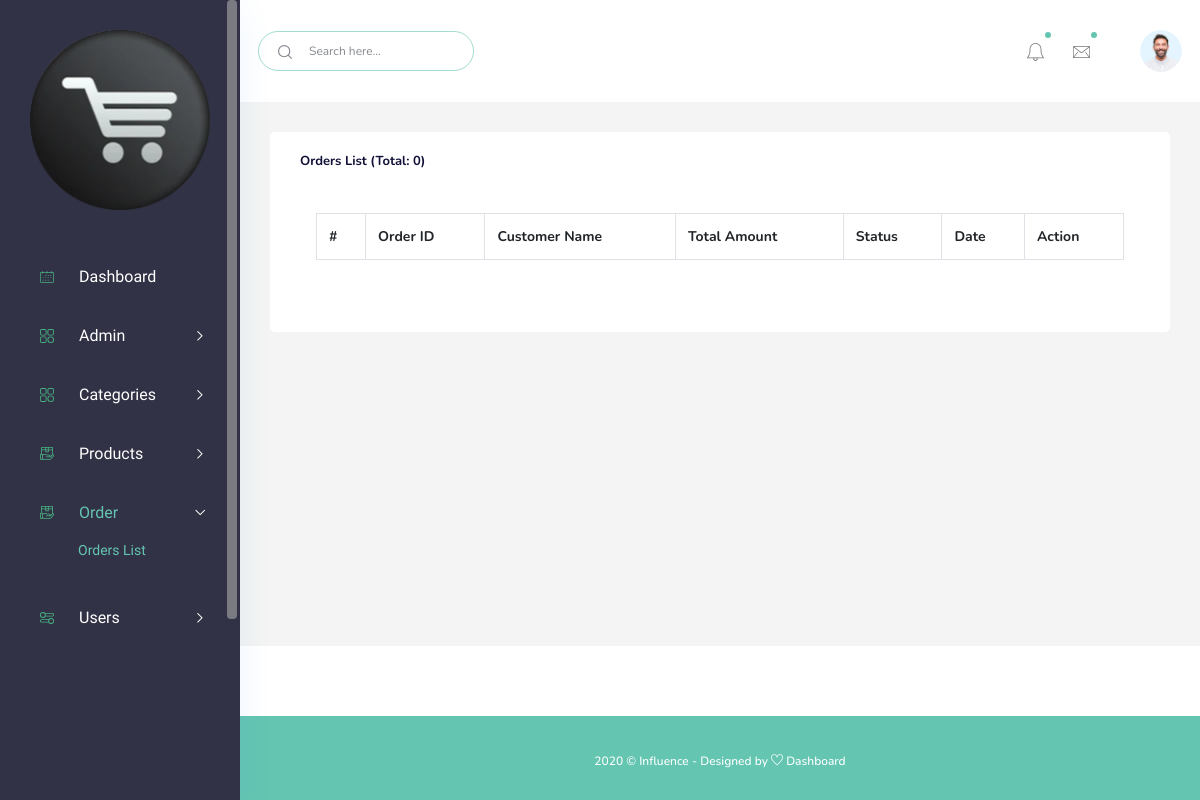
/admin/orders.php (signed in), run on an earlier commit of the app's database.
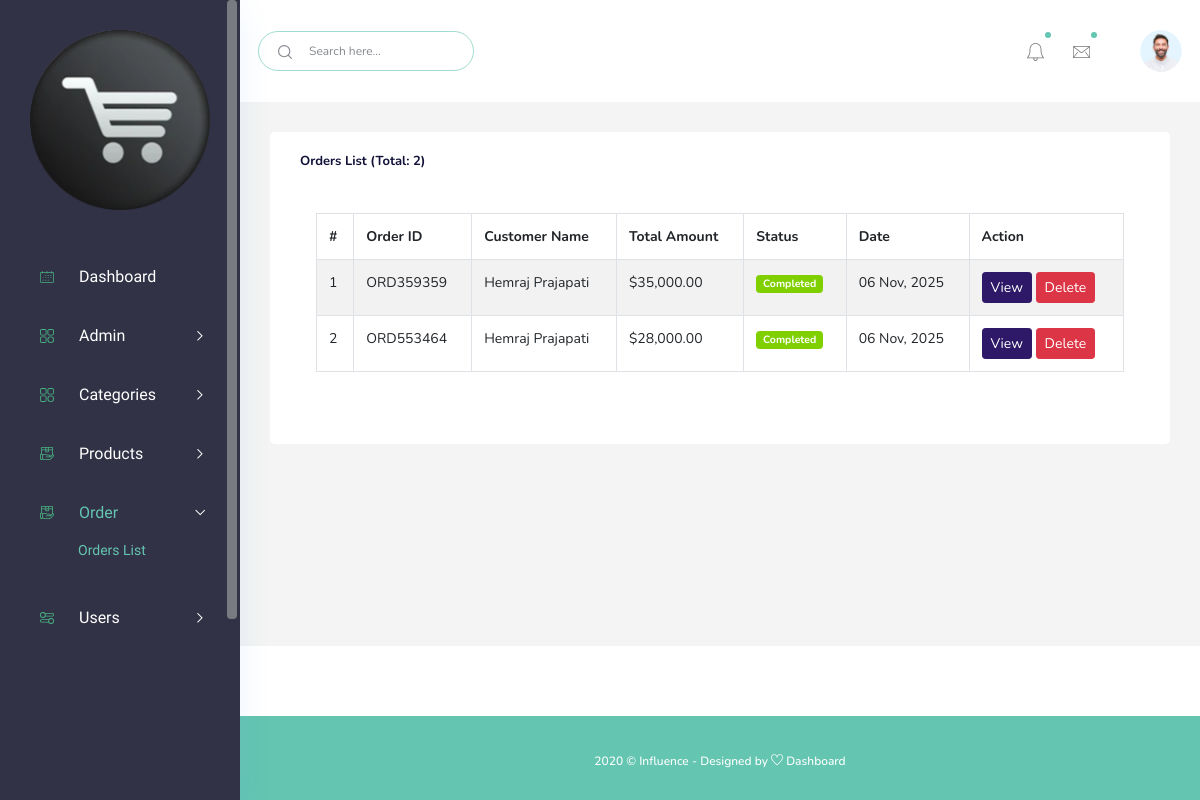
And on a later commit of the database.
### tables this page shows
CREATE TABLE `ec_orders` (
  `id` int(11) NOT NULL,
  `order_id` varchar(30) NOT NULL,
  `user_id` varchar(20) NOT NULL,
  `customer_name` varchar(255) DEFAULT NULL,
  `total_amount` decimal(10,2) DEFAULT 0.00,
  `status` tinyint(1) DEFAULT 0,
  `created_at` timestamp NOT NULL DEFAULT current_timestamp()
);

### admin/orders.php (the view, shortened to what this page needs)
<?php
include("include/header.php");
if(empty($_SESSION['admin_username'])){
    echo "<script>window.location.href = 'login.php';</script>";
    exit();
} else {
    $items_per_page = 4;
    $page = isset($_GET['page']) ? (int)$_GET['page'] : 1;
    $page = max(1, $page);
    $offset = ($page - 1) * $items_per_page;
    $total_query = mysqli_query($connect, "SELECT COUNT(*) as total FROM ec_orders");
    $total_row = mysqli_fetch_assoc($total_query);
    $total_items = $total_row['total'];
    $orders_query = mysqli_query($connect, "SELECT o.order_id, o.customer_name, o.total_amount, o.status, o.created_at
                                           FROM ec_orders o
                                           ORDER BY o.created_at DESC
                                           LIMIT $items_per_page OFFSET $offset");
?>
<div class="main_content_iner">
    <div class="container-fluid p-0 sm_padding_15px">
        <div class="row justify-content-center">
            <div class="col-lg-12">
                <div class="white_card card_height_100 mb_30">
                    <div class="white_card_header">
                        <div class="box_header m-0">
                            <div class="main-title">
                                <h3 class="m-0">Orders List (Total: <?php echo $total_items; ?>)</h3>
                            </div>
                        </div>
                    </div>
                    <div class="white_card_body">
                        <div class="card-body">
                            <table class="table table-bordered table-striped" id="orders_table">
                                <thead>
                                    <tr>
                                        <th>#</th>
                                        <th>Order ID</th>
                                        <th>Customer Name</th>
                                        <th>Total Amount</th>
                                        <th>Status</th>
                                        <th>Date</th>
                                        <th>Action</th>
                                    </tr>
                                </thead>
                                <tbody>
                                    <?php
                                    $count = 1;
                                    while($order = mysqli_fetch_assoc($orders_query)){ ?>
                                    <tr>
                                        <td><?php echo $count++; ?></td>
                                        <td><?php echo $order['order_id']; ?></td>
                                        <td><?php echo ucwords($order['customer_name']); ?></td>
                                        <td>$<?php echo number_format($order['total_amount'], 2); ?></td>
                                        <td>
                                            <?php
                                                if($order['status'] == 1) echo '<span class="badge bg-success">Completed</span>';
                                                else if($order['status'] == 0) echo '<span class="badge bg-warning">Pending</span>';
                                                else echo '<span class="badge bg-danger">Cancelled</span>';
                                            ?>
                                        </td>
                                        <td><?php echo date("d M, Y", strtotime($order['created_at'])); ?></td>
                                        <td>
                                            <a href="view_order.php?id=<?php echo $order['order_id']; ?>" class="btn btn-sm btn-primary">View</a>
                                            <button class="btn btn-sm btn-danger delete-order" data-id="<?php echo $order['order_id']; ?>">Delete</button>
                                        </td>
                                    </tr>
                                    <?php } ?>
                                </tbody>
                            </table>
                        </div>
                    </div>
                </div>
            </div>
        </div>
    </div>
</div>
<?php include("include/footer.php"); ?>
<?php } ?>

What changed in the data, as far as the page shows it:
added ec_orders: order "ORD359359", customer_name "Hemraj Prajapati", total_amount "35,000.00", status "Completed", created_at "06 Nov, 2025"
added ec_orders: order "ORD553464", customer_name "Hemraj Prajapati", total_amount "28,000.00", status "Completed", created_at "06 Nov, 2025"
Also different on the page:
$total_items: "0" → "2"
